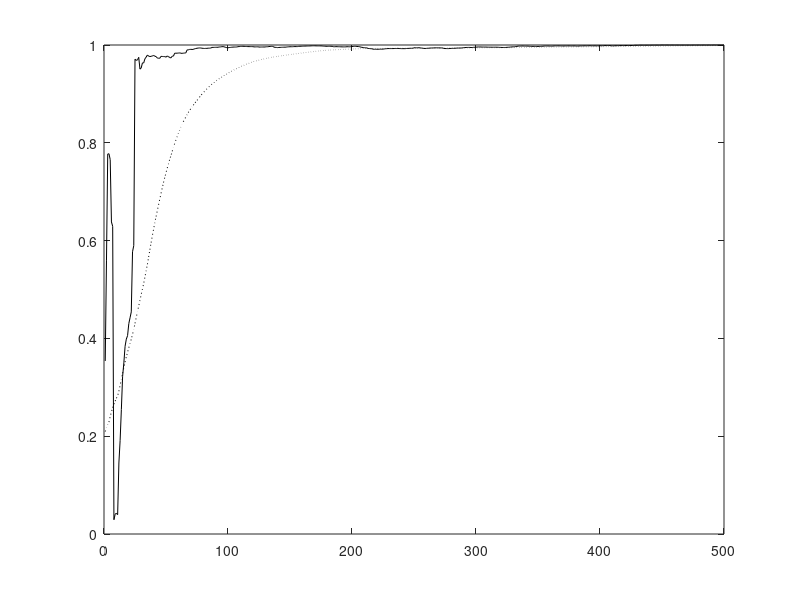

The MATLAB script that drew this image: (Note: this script raises an error after producing the figure.)
% This code is written to support the experiments in the book titled:
% Adaptive Machine Learning Algorithms with Python
% by
% Chanchal Chatterjee
% December 2021
% Speedup of the Adaptive EVD Algorithm 
% Gradient Descent and Steepest Descent on the Unconstrained Objective Function
% Stationary Case

function evdX;

clear all; close all; 

eta0 = 400;

% Number of samples N and dimension D
nSamples = 500;
nDim = 10;
nEA = 4;
nEpochs = 1;
randn('state',0);

% Generate the covX random matrices
if 0
covX = ...
[ 0.0910   0.0380  -0.0530  -0.0050   0.0100  -0.1360   0.1550   0.0300   0.0020   0.0320 ; ...
  0.0380   0.3730   0.0180  -0.0280  -0.0110  -0.3670   0.1540  -0.0570  -0.0310  -0.0650 ; ...
 -0.0530   0.0180   1.4300   0.0170   0.0550  -0.4500  -0.0380  -0.2980  -0.0410  -0.0300 ; ...
 -0.0050  -0.0280   0.0170   0.0840  -0.0050   0.0160   0.0420  -0.0220   0.0010   0.0050 ; ...
  0.0100  -0.0110   0.0550  -0.0050   0.0710   0.0880   0.0580  -0.0690  -0.0080   0.0030 ; ...
 -0.1360  -0.3670  -0.4500   0.0160   0.0880   5.7200  -0.5440  -0.2480   0.0050   0.0950 ; ...
  0.1550   0.1540  -0.0380   0.0420   0.0580  -0.5440   2.7500  -0.3430  -0.0110  -0.1200 ; ...
  0.0300  -0.0570  -0.2980  -0.0220  -0.0690  -0.2480  -0.3430   1.4500   0.0780   0.0280 ; ...
  0.0020  -0.0310  -0.0410   0.0010  -0.0080   0.0050  -0.0110   0.0780   0.0670   0.0150 ; ...
  0.0320  -0.0650  -0.0300   0.0050   0.0030   0.0950  -0.1200   0.0280   0.0150   0.3410 ];

covX = ...
[ 0.4270   0.0110  -0.0050  -0.0250   0.0890  -0.0790  -0.0190   0.0740   0.0890   0.0050 ; ...
  0.0110   5.6900  -0.0690  -0.2820  -0.7310   0.0900  -0.1240   0.1000   0.4320  -0.1030 ; ...
 -0.0050  -0.0690   0.0800   0.0980   0.0450  -0.0410   0.0230   0.0220  -0.0350   0.0120 ; ...
 -0.0250  -0.2820   0.0980   2.8000  -0.1070   0.1500  -0.1930   0.0950  -0.2260   0.0460 ; ...
  0.0890  -0.7310   0.0450  -0.1070   3.4400   0.2530   0.2510   0.3160   0.0390  -0.0100 ; ...
 -0.0790   0.0900  -0.0410   0.1500   0.2530   2.2700  -0.1800   0.2950  -0.0390  -0.1130 ; ...
 -0.0190  -0.1240   0.0230  -0.1930   0.2510  -0.1800   0.3270   0.0270   0.0260  -0.0160 ; ...
  0.0740   0.1000   0.0220   0.0950   0.3160   0.2950   0.0270   0.7270  -0.0960  -0.0170 ; ...
  0.0890   0.4320  -0.0350  -0.2260   0.0390  -0.0390   0.0260  -0.0960   0.7150  -0.0090 ; ...
  0.0050  -0.1030   0.0120   0.0460  -0.0100  -0.1130  -0.0160  -0.0170  -0.0090   0.0650 ];

covX = ...
[ 0.3350   0.0260  -0.0510  -0.0120   0.0790   0.0170   0.0290   0.0080   0.0770  -0.0300 ; ...
  0.0260   0.0910   0.0110  -0.0100   0.0060  -0.0140  -0.0020  -0.0230   0.0110   0.0350 ; ...
 -0.0510   0.0110   0.0780   0.0000   0.0160   0.0030   0.0300  -0.0350  -0.0030  -0.0490 ; ...
 -0.0120  -0.0100   0.0000   0.0820  -0.0030  -0.0260  -0.0250  -0.0290  -0.0150   0.0250 ; ...
  0.0790   0.0060   0.0160  -0.0030   0.7970   0.1940  -0.0370  -0.0230   0.0590  -0.1450 ; ...
  0.0170  -0.0140   0.0030  -0.0260   0.1940   1.5000   0.0140  -0.1040   0.1140  -0.2290 ; ...
  0.0290  -0.0020   0.0300  -0.0250  -0.0370   0.0140   0.2770  -0.0300  -0.0770  -0.0510 ; ...
  0.0080  -0.0230  -0.0350  -0.0290  -0.0230  -0.1040  -0.0300   0.3170   0.0220   0.0100 ; ...
  0.0770   0.0110  -0.0030  -0.0150   0.0590   0.1140  -0.0770   0.0220   0.5380   0.0340 ; ...
 -0.0300   0.0350  -0.0490   0.0250  -0.1450  -0.2290  -0.0510   0.0100   0.0340   0.6680 ];

covX = ...
[ 0.0840  -0.0120   0.0010   0.0150  -0.0040   0.0240  -0.0110   0.0270   0.0730  -0.0120 ; ...
 -0.0120   0.7930   0.0000   0.1970   0.0310  -0.0260   0.0500   0.0790   0.1450  -0.0270 ; ...
  0.0010   0.0000   0.0660  -0.0230   0.0110  -0.0170   0.0390  -0.0020   0.0170  -0.0040 ; ...
  0.0150   0.1970  -0.0230   0.7280  -0.0030  -0.0150   0.1210   0.0900   0.0800   0.0410 ; ...
 -0.0040   0.0310   0.0110  -0.0030   0.0800  -0.0010  -0.0070   0.0230  -0.0140  -0.0230 ; ...
  0.0240  -0.0260  -0.0170  -0.0150  -0.0010   0.3360  -0.1470  -0.0370   0.3020  -0.0520 ; ...
 -0.0110   0.0500   0.0390   0.1210  -0.0070  -0.1470   1.4500  -0.1320  -0.2300  -0.1370 ; ... 
  0.0270   0.0790  -0.0020   0.0900   0.0230  -0.0370  -0.1320   0.3200   0.2380   0.0170 ; ...
  0.0730   0.1450   0.0170   0.0800  -0.0140   0.3020  -0.2300   0.2380   2.9300  -0.0570 ; ...
 -0.0120  -0.0270  -0.0040   0.0410  -0.0230  -0.0520  -0.1370   0.0170  -0.0570   0.3040 ];

covX = ...
[ 0.0900   0.0010  -0.0080  -0.1910  -0.0070   0.0410  -0.0300  -0.0580   0.0220   0.0320 ; ...
  0.0010   0.0920  -0.0110   0.0080  -0.0140  -0.0020   0.0120  -0.0100  -0.0210  -0.0020 ; ...
 -0.0080  -0.0110   0.0820   0.0820   0.0140  -0.0200  -0.0580   0.1050   0.0040   0.0230 ; ...
 -0.1910   0.0080   0.0820   5.6800  -0.0960  -0.0150   0.6460   0.2190  -0.2380   0.2180 ; ...
 -0.0070  -0.0140   0.0140  -0.0960   0.0760  -0.0350  -0.0400  -0.0230   0.0270  -0.0140 ; ...
  0.0410  -0.0020  -0.0200  -0.0150  -0.0350   0.4580   0.1380  -0.2510   0.0120   0.0390 ; ...
 -0.0300   0.0120  -0.0580   0.6460  -0.0400   0.1380   1.8200  -0.1830  -0.0020   0.1170 ; ...
 -0.0580  -0.0100   0.1050   0.2190  -0.0230  -0.2510  -0.1830   4.0700  -0.4640   0.1470 ; ...
  0.0220  -0.0210   0.0040  -0.2380   0.0270   0.0120  -0.0020  -0.4640   0.2630   0.0540 ; ...
  0.0320  -0.0020   0.0230   0.2180  -0.0140   0.0390   0.1170   0.1470   0.0540   0.3870 ];

covX = 20*[0.091 0.038 -.053 -.005 0.010; ...
           0.038 0.373 0.018 -.028 -.011; ...
           -.053 0.018 1.430 0.017 0.055; ...
           -.005 -.028 0.017 0.084 -.005; ...
           0.010 -.011 0.055 -.005 0.071];
end

covX = 2*...
[ 0.0910   0.0380  -0.0530  -0.0050   0.0100  -0.1360   0.1550   0.0300   0.0020   0.0320 ; ...
  0.0380   0.3730   0.0180  -0.0280  -0.0110  -0.3670   0.1540  -0.0570  -0.0310  -0.0650 ; ...
 -0.0530   0.0180   1.4300   0.0170   0.0550  -0.4500  -0.0380  -0.2980  -0.0410  -0.0300 ; ...
 -0.0050  -0.0280   0.0170   0.0840  -0.0050   0.0160   0.0420  -0.0220   0.0010   0.0050 ; ...
  0.0100  -0.0110   0.0550  -0.0050   0.0710   0.0880   0.0580  -0.0690  -0.0080   0.0030 ; ...
 -0.1360  -0.3670  -0.4500   0.0160   0.0880   5.7200  -0.5440  -0.2480   0.0050   0.0950 ; ...
  0.1550   0.1540  -0.0380   0.0420   0.0580  -0.5440   2.7500  -0.3430  -0.0110  -0.1200 ; ...
  0.0300  -0.0570  -0.2980  -0.0220  -0.0690  -0.2480  -0.3430   1.4500   0.0780   0.0280 ; ...
  0.0020  -0.0310  -0.0410   0.0010  -0.0080   0.0050  -0.0110   0.0780   0.0670   0.0150 ; ...
  0.0320  -0.0650  -0.0300   0.0050   0.0030   0.0950  -0.1200   0.0280   0.0150   0.3410 ];
    
% Compute data
[V1,D1] = eig(covX);
[d,in] = sort(diag(D1));
V = zeros(nDim,nDim);
D = zeros(nDim,nDim);
for i = 1 : nDim
   V(:,i) = V1(:,in(nDim+1-i));
   D(i,i) = D1(in(nDim+1-i),in(nDim+1-i));
end
x(1:nDim,1:nSamples) = V*sqrt(D)*randn(nDim,nSamples);

% Compute Corrl matrix and eigen vectors
corX = zeros(nDim,nDim);
for i = 1 : nSamples
   corX = corX + x(:,i)*x(:,i)'/nSamples;
end
[V1,D1] = eig(corX);
[d,in] = sort(diag(D1));
V = zeros(nDim,nDim);
D = zeros(nDim,nDim);
for i = 1 : nDim
   V(:,i) = V1(:,in(nDim+1-i));
   D(i,i) = D1(in(nDim+1-i),in(nDim+1-i));
end
corX
V
diag(D)'

% Adaptive algorithm
A = zeros(nDim,nDim);
W1 = 0.1 * ones(nDim,nEA);
W2 = 0.1 * ones(nDim,nEA);
I  = eye(nDim,nDim);
for epoch = 1 : nEpochs
   for iter = 1 : nSamples
      
      Ak = x(:,iter) * x(:,iter)';
      A = A + (1.0/(nSamples*(epoch-1) + iter))*(Ak - A);
      
      % Gradient Descent - Xu
      G = (-2*A*W1 + A*W1*triu(W1'*W1) + W1*triu(W1'*A*W1));
      etat = 1.0/(eta0 + nSamples*(epoch-1) + iter);
      W1 = W1 - etat*G;
      
      % Steepest Descent
      G = (-2*A*W2 + A*W2*triu(W2'*W2) + W2*triu(W2'*A*W2));
      for i = 1 : nEA
         g = G(:,i);
         w = W2(:,i);
         M = zeros(nDim,nDim);
         for k = 1 : i-1
            M = M + (A*W2(:,k)*W2(:,k)' + W2(:,k)*W2(:,k)'*A);
         end
         
         F = - 2*A + 2*A*w*w' + 2*w*w'*A + A*(w'*w) + (w'*A*w)*I  +  M;
      	a0 = g'*g;
      	a1 = - g'*F*g;
      	a2 = 3*((w'*A*g)*(g'*g) + (g'*A*g)*(w'*g));
      	a3 = - 2*(g'*A*g)*(g'*g);
      	c = [a3 a2 a1 a0];
         rts = roots(c);
         
         cnt = 1; clear rs; clear r; clear J;
         for k = 1 : 3
            if isreal(rts(k))
               rs(cnt) = rts(k);
            	r = w - rts(k)*g;
               J(cnt) = (-2*r'*A*r + r'*A*r*r'*r + r'*M*r);
               cnt = cnt + 1;
            end
         end
         [yy, iyy] = min(J);
         alpha = rs(iyy);
         alpha = -a0/a1;
         
         %alpha = min(abs(rts));
         %[num2str(alpha) ': (' num2str(J(1)) ') ']
         
         w = w - abs(alpha) * g;
		  	W2(:,i) = w;
      end
      
      for i = 1 : nEA      
      	u1 = W1(:,i)/norm(W1(:,i));
      	u2 = W2(:,i)/norm(W2(:,i));
      	cos_t1(i,iter) = abs(u1'*V(:,i));
         cos_t2(i,iter) = abs(u2'*V(:,i));
      end
      ind(iter) = iter;
   end
end

% Plot the convergence results
figure(1);
plot(ind,cos_t1(1,:),'k:'); hold on;
plot(ind,cos_t2(1,:),'k-'); hold on;
legend('Gradient Descent','Steepest Descent',0);
xlabel('Number of Samples');
ylabel('Direction Cosine - Component 1');
hold off;

% Plot the convergence results
figure(2);
plot(ind,cos_t1(2,:),'k:'); hold on;
plot(ind,cos_t2(2,:),'k-'); hold on;
legend('Gradient Descent','Steepest Descent',0);
xlabel('Number of Samples');
ylabel('Direction Cosine - Component 2');
hold off;

% Plot the convergence results
figure(3);
plot(ind,cos_t1(3,:),'k:'); hold on;
plot(ind,cos_t2(3,:),'k-'); hold on;
legend('Gradient Descent','Steepest Descent',0);
xlabel('Number of Samples');
ylabel('Direction Cosine - Component 3');
hold off;

% Plot the convergence results
figure(4);
plot(ind,cos_t1(4,:),'k:'); hold on;
plot(ind,cos_t2(4,:),'k-'); hold on;
legend('Gradient Descent','Steepest Descent',0);
xlabel('Number of Samples');
ylabel('Direction Cosine - Component 4');
hold off;


%keyboard




  